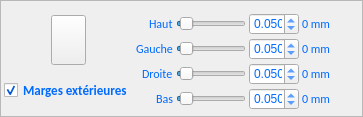
    <widget class="QFrame" name="frameExternMargins">
     <property name="enabled">
      <bool>true</bool>
     </property>
     <property name="sizePolicy">
      <sizepolicy hsizetype="Minimum" vsizetype="Preferred">
       <horstretch>0</horstretch>
       <verstretch>0</verstretch>
      </sizepolicy>
     </property>
     <property name="minimumSize">
      <size>
       <width>0</width>
       <height>110</height>
      </size>
     </property>
     <property name="styleSheet">
      <string notr="true"/>
     </property>
     <property name="frameShape">
      <enum>QFrame::StyledPanel</enum>
     </property>
     <property name="frameShadow">
      <enum>QFrame::Raised</enum>
     </property>
     <layout class="QGridLayout" name="gridLayout_8">
      <property name="leftMargin">
       <number>0</number>
      </property>
      <property name="topMargin">
       <number>3</number>
      </property>
      <property name="rightMargin">
       <number>0</number>
      </property>
      <property name="bottomMargin">
       <number>3</number>
      </property>
      <property name="spacing">
       <number>3</number>
      </property>
      <item row="0" column="1">
       <widget class="QFrame" name="frameExternMargins_sub2">
        <property name="minimumSize">
         <size>
          <width>0</width>
          <height>0</height>
         </size>
        </property>
        <property name="styleSheet">
         <string notr="true">.QFrame{
    border: 0px solid gray;
    border-radius: 0px;
}</string>
        </property>
        <property name="frameShape">
         <enum>QFrame::StyledPanel</enum>
        </property>
        <property name="frameShadow">
         <enum>QFrame::Raised</enum>
        </property>
        <layout class="QGridLayout" name="gridLayout_26">
         <property name="leftMargin">
          <number>0</number>
         </property>
         <property name="rightMargin">
          <number>0</number>
         </property>
         <property name="bottomMargin">
          <number>0</number>
         </property>
         <property name="spacing">
          <number>3</number>
         </property>
         <item row="4" column="2">
          <widget class="QDoubleSpinBox" name="dsbBottomMargins">
           <property name="maximumSize">
            <size>
             <width>50</width>
             <height>16777215</height>
            </size>
           </property>
           <property name="toolTip">
            <string>Ratio de la marge extérieure du bas</string>
           </property>
           <property name="styleSheet">
            <string notr="true">

QWidget {
  
	color : rgb(0,106,255);
     font:  bold 10 ptCalibri;


 }


QWidget:!enabled {
  
	color : rgb(150,150,150);

     font:  bold 10 ptCalibri;
 }
</string>
           </property>
           <property name="decimals">
            <number>3</number>
           </property>
           <property name="maximum">
            <double>1.000000000000000</double>
           </property>
           <property name="singleStep">
            <double>0.003000000000000</double>
           </property>
           <property name="value">
            <double>0.050000000000000</double>
           </property>
          </widget>
         </item>
         <item row="2" column="2">
          <widget class="QDoubleSpinBox" name="dsbLeftMargins">
           <property name="maximumSize">
            <size>
             <width>50</width>
             <height>16777215</height>
            </size>
           </property>
           <property name="toolTip">
            <string> Ratio de la marge extérieure  gauche</string>
           </property>
           <property name="styleSheet">
            <string notr="true">

QWidget {
  
	color : rgb(0,106,255);
     font:  bold 10 ptCalibri;


 }


QWidget:!enabled {
  
	color : rgb(150,150,150);

     font:  bold 10 ptCalibri;
 }
</string>
           </property>
           <property name="decimals">
            <number>3</number>
           </property>
           <property name="maximum">
            <double>1.000000000000000</double>
           </property>
           <property name="singleStep">
            <double>0.003000000000000</double>
           </property>
           <property name="value">
            <double>0.050000000000000</double>
           </property>
          </widget>
         </item>
         <item row="2" column="0" alignment="Qt::AlignRight">
          <widget class="QLabel" name="laLeftMargins">
           <property name="styleSheet">
            <string notr="true">

QWidget {
  
	color : rgb(0,106,255);
     font:  9pt Calibri;


 }


QWidget:!enabled {
  
	color : rgb(150,150,150);
     font:  9pt Calibri;
 }
QWidget {
  
	color : rgb(0,106,255);
    font:  9pt Calibri;

 }


</string>
           </property>
           <property name="text">
            <string>Gauche</string>
           </property>
          </widget>
         </item>
         <item row="3" column="0" alignment="Qt::AlignRight">
          <widget class="QLabel" name="laRightMargins">
           <property name="styleSheet">
            <string notr="true">

QWidget {
  
	color : rgb(0,106,255);
     font:  9pt Calibri;


 }


QWidget:!enabled {
  
	color : rgb(150,150,150);
     font:  9pt Calibri;
 }
QWidget {
  
	color : rgb(0,106,255);
    font:  9pt Calibri;

 }


</string>
           </property>
           <property name="text">
            <string>Droite</string>
           </property>
          </widget>
         </item>
         <item row="0" column="2">
          <widget class="QDoubleSpinBox" name="dsbTopMargins">
           <property name="maximumSize">
            <size>
             <width>50</width>
             <height>16777215</height>
            </size>
           </property>
           <property name="toolTip">
            <string>Ratio de la marge extérieure du haut</string>
           </property>
           <property name="styleSheet">
            <string notr="true">

QWidget {
  
	color : rgb(0,106,255);
     font:  bold 10 ptCalibri;


 }


QWidget:!enabled {
  
	color : rgb(150,150,150);

     font:  bold 10 ptCalibri;
 }
</string>
           </property>
           <property name="decimals">
            <number>3</number>
           </property>
           <property name="maximum">
            <double>1.000000000000000</double>
           </property>
           <property name="singleStep">
            <double>0.003000000000000</double>
           </property>
           <property name="value">
            <double>0.050000000000000</double>
           </property>
          </widget>
         </item>
         <item row="0" column="3">
          <widget class="QLabel" name="laTopMM">
           <property name="minimumSize">
            <size>
             <width>60</width>
             <height>0</height>
            </size>
           </property>
           <property name="maximumSize">
            <size>
             <width>60</width>
             <height>16777215</height>
            </size>
           </property>
           <property name="styleSheet">
            <string notr="true">

QWidget {
  
	color : rgb(0,106,255);
     font:  9pt Calibri;


 }


QWidget:!enabled {
  
	color : rgb(150,150,150);
     font:  9pt Calibri;
 }
QWidget {
  
	color : rgb(0,106,255);
    font:  9pt Calibri;

 }


</string>
           </property>
           <property name="text">
            <string>0 mm</string>
           </property>
          </widget>
         </item>
         <item row="0" column="1">
          <widget class="QSlider" name="hsTopMargins">
           <property name="minimumSize">
            <size>
             <width>0</width>
             <height>0</height>
            </size>
           </property>
           <property name="maximumSize">
            <size>
             <width>70</width>
             <height>16777215</height>
            </size>
           </property>
           <property name="toolTip">
            <string>Ratio de la marge extérieure du haut</string>
           </property>
           <property name="maximum">
            <number>10000</number>
           </property>
           <property name="value">
            <number>500</number>
           </property>
           <property name="orientation">
            <enum>Qt::Horizontal</enum>
           </property>
          </widget>
         </item>
         <item row="3" column="2">
          <widget class="QDoubleSpinBox" name="dsbRightMargins">
           <property name="maximumSize">
            <size>
             <width>50</width>
             <height>16777215</height>
            </size>
           </property>
           <property name="toolTip">
            <string>Ratio de la marge extérieure droite</string>
           </property>
           <property name="styleSheet">
            <string notr="true">

QWidget {
  
	color : rgb(0,106,255);
     font:  bold 10 ptCalibri;


 }


QWidget:!enabled {
  
	color : rgb(150,150,150);

     font:  bold 10 ptCalibri;
 }
</string>
           </property>
           <property name="decimals">
            <number>3</number>
           </property>
           <property name="maximum">
            <double>1.000000000000000</double>
           </property>
           <property name="singleStep">
            <double>0.003000000000000</double>
           </property>
           <property name="value">
            <double>0.050000000000000</double>
           </property>
          </widget>
         </item>
         <item row="2" column="3">
          <widget class="QLabel" name="laLeftMM">
           <property name="maximumSize">
            <size>
             <width>60</width>
             <height>16777215</height>
            </size>
           </property>
           <property name="styleSheet">
            <string notr="true">

QWidget {
  
	color : rgb(0,106,255);
     font:  9pt Calibri;


 }


QWidget:!enabled {
  
	color : rgb(150,150,150);
     font:  9pt Calibri;
 }
QWidget {
  
	color : rgb(0,106,255);
    font:  9pt Calibri;

 }


</string>
           </property>
           <property name="text">
            <string>0 mm</string>
           </property>
          </widget>
         </item>
         <item row="4" column="0" alignment="Qt::AlignRight">
          <widget class="QLabel" name="laBottomMargins">
           <property name="styleSheet">
            <string notr="true">

QWidget {
  
	color : rgb(0,106,255);
     font:  9pt Calibri;


 }


QWidget:!enabled {
  
	color : rgb(150,150,150);
     font:  9pt Calibri;
 }
QWidget {
  
	color : rgb(0,106,255);
    font:  9pt Calibri;

 }


</string>
           </property>
           <property name="text">
            <string>Bas</string>
           </property>
          </widget>
         </item>
         <item row="2" column="1">
          <widget class="QSlider" name="hsLeftMargins">
           <property name="minimumSize">
            <size>
             <width>0</width>
             <height>0</height>
            </size>
           </property>
           <property name="maximumSize">
            <size>
             <width>70</width>
             <height>16777215</height>
            </size>
           </property>
           <property name="toolTip">
            <string>Ratio de la marge extérieure gauche</string>
           </property>
           <property name="maximum">
            <number>10000</number>
           </property>
           <property name="value">
            <number>500</number>
           </property>
           <property name="orientation">
            <enum>Qt::Horizontal</enum>
           </property>
          </widget>
         </item>
         <item row="3" column="3">
          <widget class="QLabel" name="laRightMM">
           <property name="maximumSize">
            <size>
             <width>60</width>
             <height>16777215</height>
            </size>
           </property>
           <property name="styleSheet">
            <string notr="true">

QWidget {
  
	color : rgb(0,106,255);
     font:  9pt Calibri;


 }


QWidget:!enabled {
  
	color : rgb(150,150,150);
     font:  9pt Calibri;
 }
QWidget {
  
	color : rgb(0,106,255);
    font:  9pt Calibri;

 }


</string>
           </property>
           <property name="text">
            <string>0 mm</string>
           </property>
          </widget>
         </item>
         <item row="0" column="0" alignment="Qt::AlignRight">
          <widget class="QLabel" name="laTopMargins">
           <property name="minimumSize">
            <size>
             <width>0</width>
             <height>0</height>
            </size>
           </property>
           <property name="styleSheet">
            <string notr="true">

QWidget {
  
	color : rgb(0,106,255);
     font:  9pt Calibri;


 }


QWidget:!enabled {
  
	color : rgb(150,150,150);
     font:  9pt Calibri;
 }
QWidget {
  
	color : rgb(0,106,255);
    font:  9pt Calibri;

 }


</string>
           </property>
           <property name="text">
            <string>Haut</string>
           </property>
          </widget>
         </item>
         <item row="4" column="3">
          <widget class="QLabel" name="laBottomMM">
           <property name="maximumSize">
            <size>
             <width>60</width>
             <height>16777215</height>
            </size>
           </property>
           <property name="styleSheet">
            <string notr="true">

QWidget {
  
	color : rgb(0,106,255);
     font:  9pt Calibri;


 }


QWidget:!enabled {
  
	color : rgb(150,150,150);
     font:  9pt Calibri;
 }
QWidget {
  
	color : rgb(0,106,255);
    font:  9pt Calibri;

 }


</string>
           </property>
           <property name="text">
            <string>0 mm</string>
           </property>
          </widget>
         </item>
         <item row="4" column="1">
          <widget class="QSlider" name="hsBottomMargins">
           <property name="minimumSize">
            <size>
             <width>0</width>
             <height>0</height>
            </size>
           </property>
           <property name="maximumSize">
            <size>
             <width>70</width>
             <height>16777215</height>
            </size>
           </property>
           <property name="toolTip">
            <string>Ratio de la marge extérieure du bas</string>
           </property>
           <property name="maximum">
            <number>10000</number>
           </property>
           <property name="value">
            <number>500</number>
           </property>
           <property name="orientation">
            <enum>Qt::Horizontal</enum>
           </property>
          </widget>
         </item>
         <item row="3" column="1">
          <widget class="QSlider" name="hsRightMargins">
           <property name="minimumSize">
            <size>
             <width>0</width>
             <height>0</height>
            </size>
           </property>
           <property name="maximumSize">
            <size>
             <width>70</width>
             <height>16777215</height>
            </size>
           </property>
           <property name="toolTip">
            <string>Ratio de la marge extérieure droite</string>
           </property>
           <property name="maximum">
            <number>10000</number>
           </property>
           <property name="value">
            <number>500</number>
           </property>
           <property name="orientation">
            <enum>Qt::Horizontal</enum>
           </property>
          </widget>
         </item>
        </layout>
       </widget>
      </item>
      <item row="0" column="0" rowspan="2">
       <widget class="QFrame" name="frameExternMargins_sub1">
        <property name="minimumSize">
         <size>
          <width>130</width>
          <height>0</height>
         </size>
        </property>
        <property name="styleSheet">
         <string notr="true">.QFrame{
    border: 0px solid gray;
    border-radius: 0px;
}</string>
        </property>
        <property name="frameShape">
         <enum>QFrame::StyledPanel</enum>
        </property>
        <property name="frameShadow">
         <enum>QFrame::Raised</enum>
        </property>
        <layout class="QVBoxLayout" name="verticalLayout_22">
         <property name="spacing">
          <number>3</number>
         </property>
         <property name="leftMargin">
          <number>3</number>
         </property>
         <property name="topMargin">
          <number>0</number>
         </property>
         <property name="rightMargin">
          <number>0</number>
         </property>
         <property name="bottomMargin">
          <number>0</number>
         </property>
         <item alignment="Qt::AlignHCenter">
          <widget class="QPushButton" name="pbPhotosNb">
           <property name="minimumSize">
            <size>
             <width>35</width>
             <height>50</height>
            </size>
           </property>
           <property name="maximumSize">
            <size>
             <width>35</width>
             <height>50</height>
            </size>
           </property>
           <property name="text">
            <string/>
           </property>
           <property name="icon">
            <iconset resource="../resources.qrc">
             <normaloff>:/images/margins/extern_margins</normaloff>:/images/margins/extern_margins</iconset>
           </property>
           <property name="iconSize">
            <size>
             <width>35</width>
             <height>50</height>
            </size>
           </property>
          </widget>
         </item>
         <item alignment="Qt::AlignHCenter">
          <widget class="QCheckBox" name="cbAddExteriorMargins">
           <property name="toolTip">
            <string>Activation des marges extérieures</string>
           </property>
           <property name="styleSheet">
            <string notr="true">QWidget {
  
	color : rgb(0,106,255);
    font:  bold 10pt Calibri;


 }


QWidget:!enabled {
  
	color : rgb(150,150,150);
    font:  bold 10pt Calibri;
 }
</string>
           </property>
           <property name="text">
            <string>Marges extérieures</string>
           </property>
           <property name="checked">
            <bool>true</bool>
           </property>
          </widget>
         </item>
        </layout>
       </widget>
      </item>
     </layout>
    </widget>
